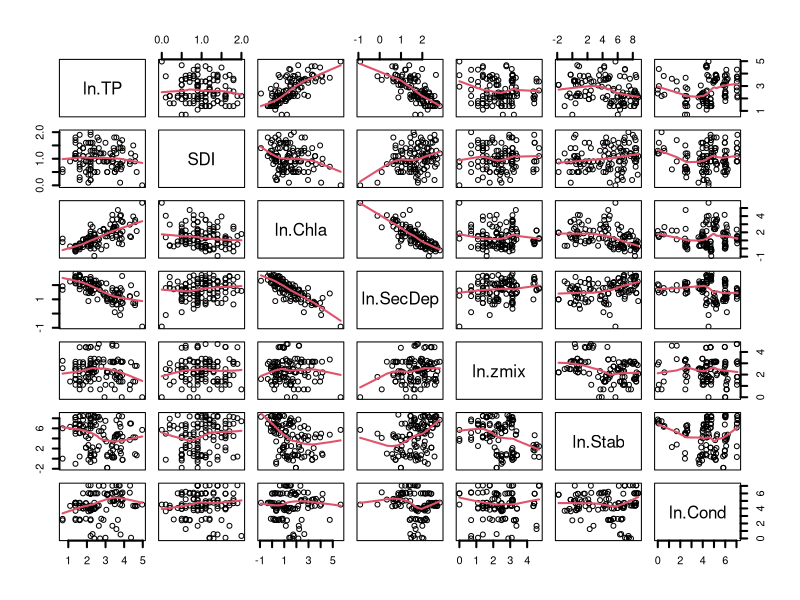
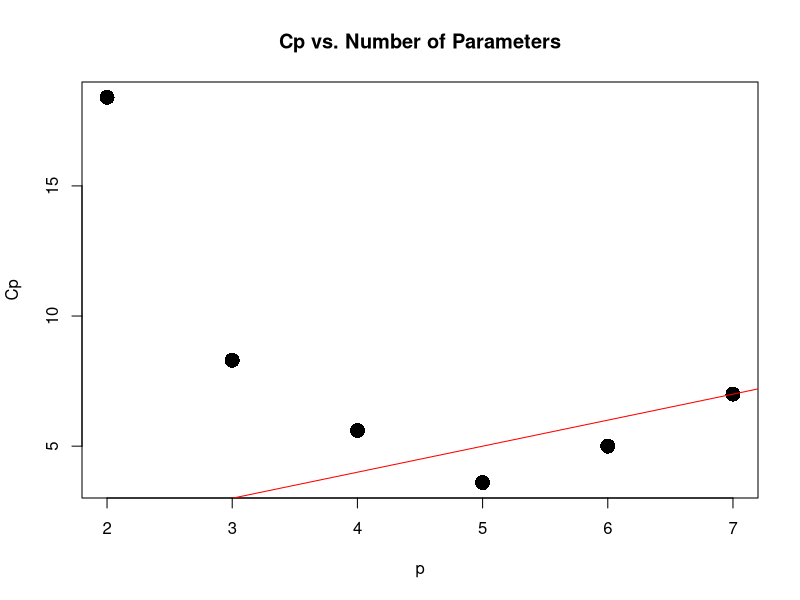
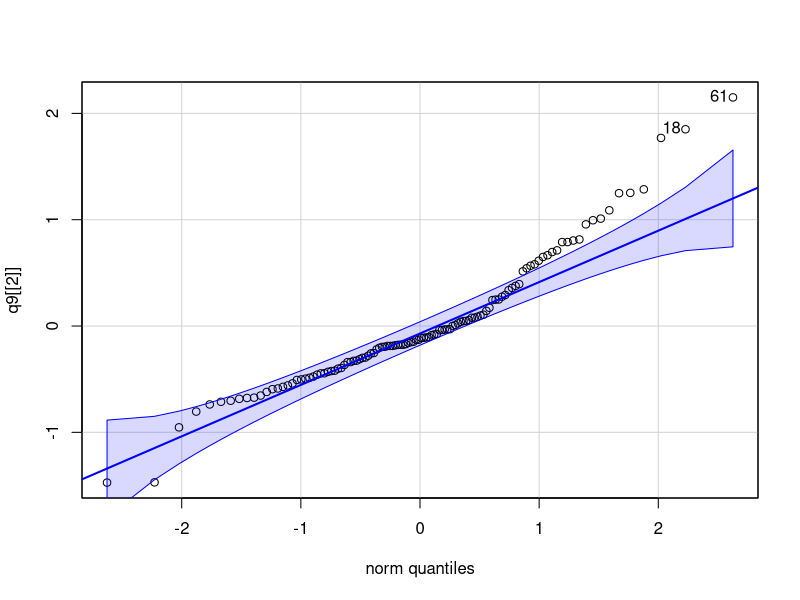
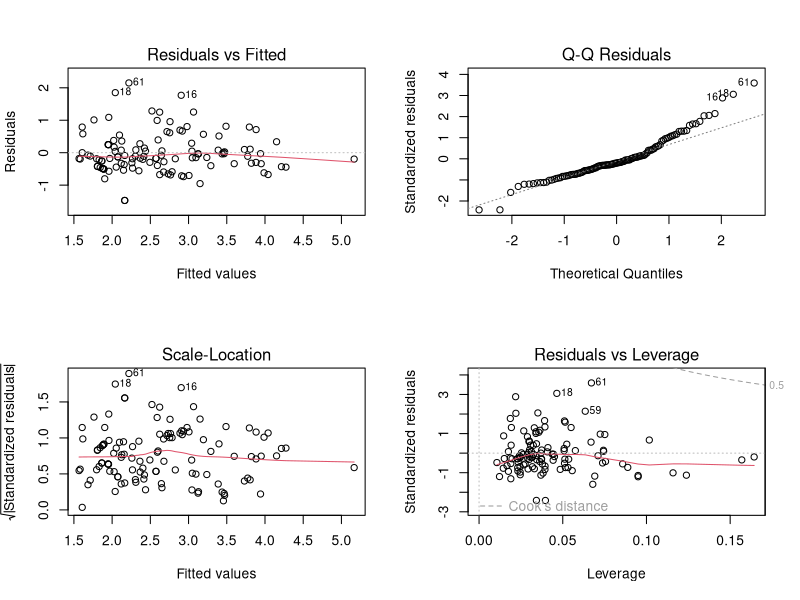
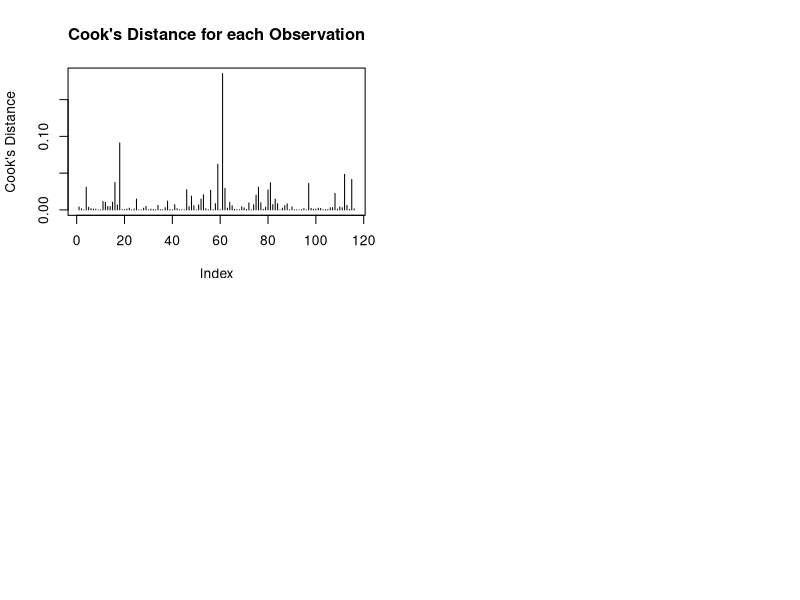

The R source for these figures, in order:
## ---- chunk 1
lakewater <- read.csv("lakewater.csv")
library(ggplot2)
library(GGally)
library(car)
## ---- chunk 2
pairs(lakewater, panel = panel.smooth, lwd = 2)
## ---- chunk 3
round(cor(lakewater), 3)
## ---- chunk 4
lakewater.lm = lm(ln.TP ~ ., data = lakewater)
summary(lakewater.lm)
## Stepwise regression using AIC
lakewater.step.aic.lm = step(lakewater.lm, direction = "both", trace = TRUE)
summary(lakewater.step.aic.lm)
## ---- chunk 5
## Stepwise regression using BIC
lakewater.step.bic.lm = step(lakewater.lm, direction = "both", trace = TRUE, k = log(nrow(lakewater)))
summary(lakewater.step.bic.lm)
## ---- chunk 6
### Our function to assess best models with different criteria ###
## We use the leaps package, but enable AIC, BIC and PRESS
## and also make the output more easy to read.
myallpossregs.func=function(model,n) {
  require(leaps)
  X=model.matrix(model)[,-1]
  y=model.response(model.frame(model))
  temp.regsubsets=regsubsets(X,y,nbest=n,names=names(X))  ## regsubsets is leaps function
  
  which.mat=summary(temp.regsubsets)$which
  
  p.vec=apply(which.mat,1,sum)-1
  rsq.vec=summary(temp.regsubsets)$rsq
  adjr2.vec=summary(temp.regsubsets)$adjr2
  cp.vec=summary(temp.regsubsets)$cp
  press.vec=aic.vec=bic.vec=s.vec=c()
  
  for (i in 1:nrow(which.mat)) {
    temp.lm=lm(y~.,data=as.data.frame(X[,which.mat[i,-1]]))
    press.vec[i]=sum((residuals(temp.lm)/(1-hatvalues(temp.lm)))^2)
    aic.vec[i]=AIC(temp.lm)
    bic.vec[i]=AIC(temp.lm,k=log(nrow(X)))
    s.vec[i]=summary(temp.lm)$sigma
  }
  result.mat=cbind(p.vec,round(rsq.vec,3),round(adjr2.vec,3),round(press.vec,1),round(aic.vec,1),round(bic.vec,1),round(cp.vec,1),round(s.vec,4),which.mat[,-1]*1)
  colnames(result.mat)=c("Vars","Rsq","Rsq(adj)","PRESS","AIC","BIC","Cp","s",colnames(X))
  rownames(result.mat)=NULL
  as.data.frame(result.mat)
}

#models=myallpossregs.func(lakewater.lm,1) #Selecting nbest = 1 
#models

#iterate all sizes
best_models_list <- list()
for (n in 1:6) {
  best_models_list[[n]] <- myallpossregs.func(lakewater.lm, n)
}

# Combining results into one data frame for easy comparison
all_best_models <- do.call(rbind, best_models_list)
all_best_models

## ---- chunk 7
# Combine results from Q5 into a single data frame if not already done
best_models_list <- list()
for (n in 1:6) {
  best_models_list[[n]] <- myallpossregs.func(lakewater.lm, 1)
}
all_best_models <- do.call(rbind, best_models_list)

# Plot Cp against p (number of parameters)
plot(all_best_models$Vars + 1,  # Adding 1 to the number of variables for the intercept
     all_best_models$Cp, 
     pch = 16, 
     ylab = "Cp", 
     xlab = "p", 
     cex = 2, 
     main = "Cp vs. Number of Parameters")
abline(0, 1, col = "red")  # Adding the line Cp = p

## ---- chunk 8
# Find 'best' model with respect to single criteria
which.max(all_best_models$"Rsq(adj)")
which.min(all_best_models$PRESS)
which.min(all_best_models$AIC)
which.min(all_best_models$BIC)
which.min(all_best_models$Cp)
which.min(all_best_models$s)  
## ---- chunk 9
q9 <- lm(ln.TP ~ SDI+ ln.Chla+ ln.SecDep+ln.Cond, data = lakewater)
summary(q9)
shapiro.test(residuals(q9))
qqPlot(q9[[2]])

par(mfrow=c(2,2))			 # to get the plots as 2x2 grid
plot(q9)
## ---- chunk 10
summary(q9)
## ---- chunk 11
cooks_d <- cooks.distance(q9)
plot(cooks_d, type = "h", main = "Cook's Distance for each Observation", ylab = "Cook's Distance")
which.max(cooks_d)
